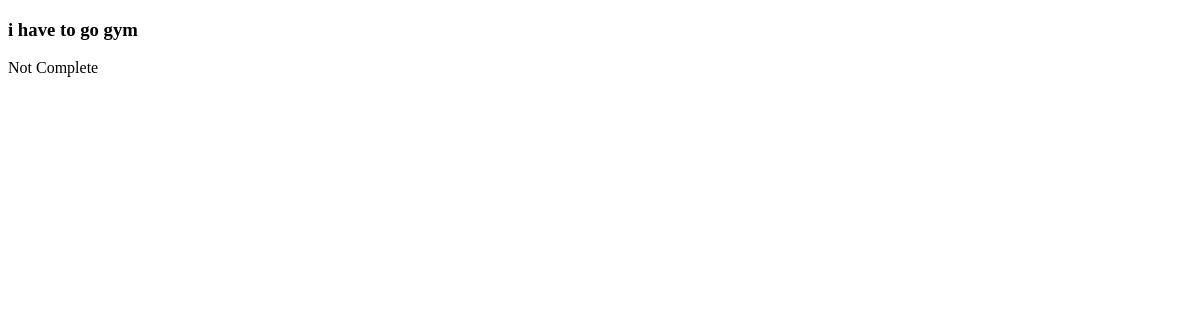
Before: /todo with the older database file.
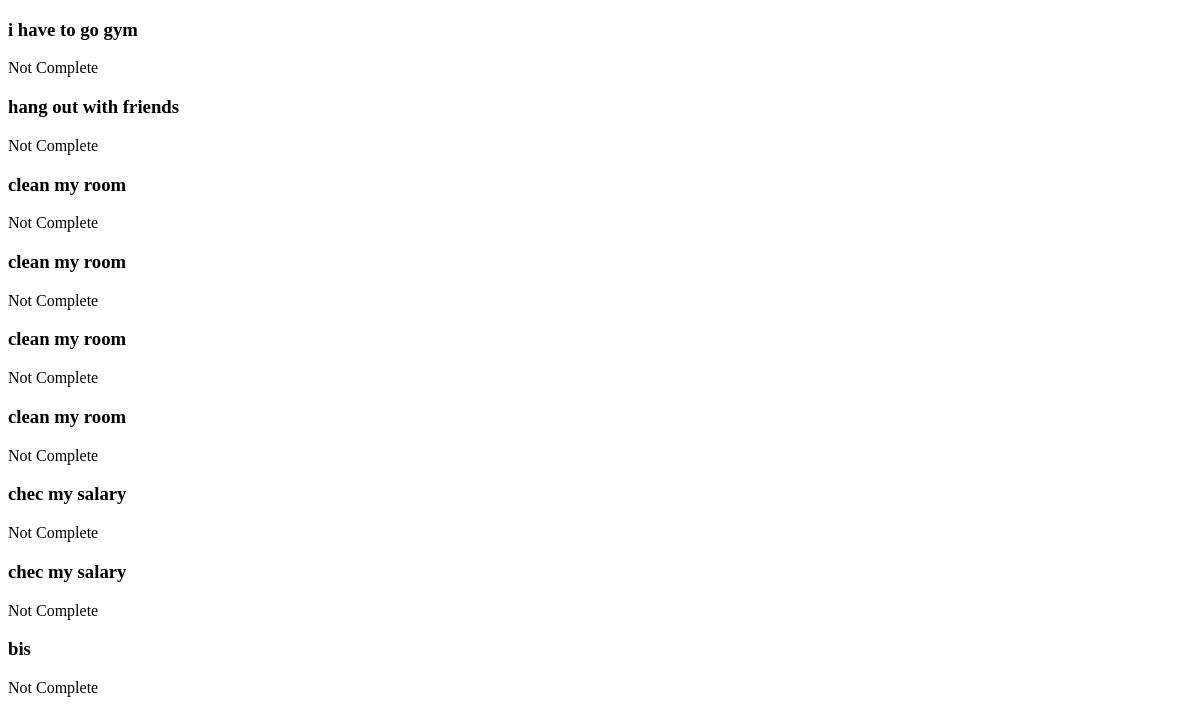
After: the same page with the newer database file.
### project/models.py (models this page shows)
class Todo(db.Model):
    __tablename__='todo'
    id = db.Column(db.Integer, primary_key=True)
    title  = db.Column(db.Text, nullable=False)
    complete = db.Column(db.Boolean)

### project/routes.py (the view)
@app.route('/todo')
def todo():
    todo = Todo.query.all()
    return render_template('todo.html', todo=todo)

### project/templates/todo.html (shortened to what this page needs)
{% extends 'base.html' %}
{% block content %}
{% for t in todo %}
    <h3> {{  t.title  }}</h3>
    {% if t.status %}
        <p> OK</p>
    {% else %}
        <p>Not Complete</p>
    {% endif %}
{% endfor %}
{% endblock %}

### project/templates/base.html (shortened to what this page needs)
<!DOCTYPE html>
<html lang="en">
<head>
</head>
<body>
    <div class="content">
        {% block content %}
        {% endblock %}
    </div>
</body>
</html>

Changed rows visible on the page:
added Todo: title "hang out with friends"
added Todo: title "clean my room"
added Todo: title "clean my room"
added Todo: title "clean my room"
added Todo: title "clean my room"
added Todo: title "chec my salary"
added Todo: title "chec my salary"
added Todo: title "bis"
